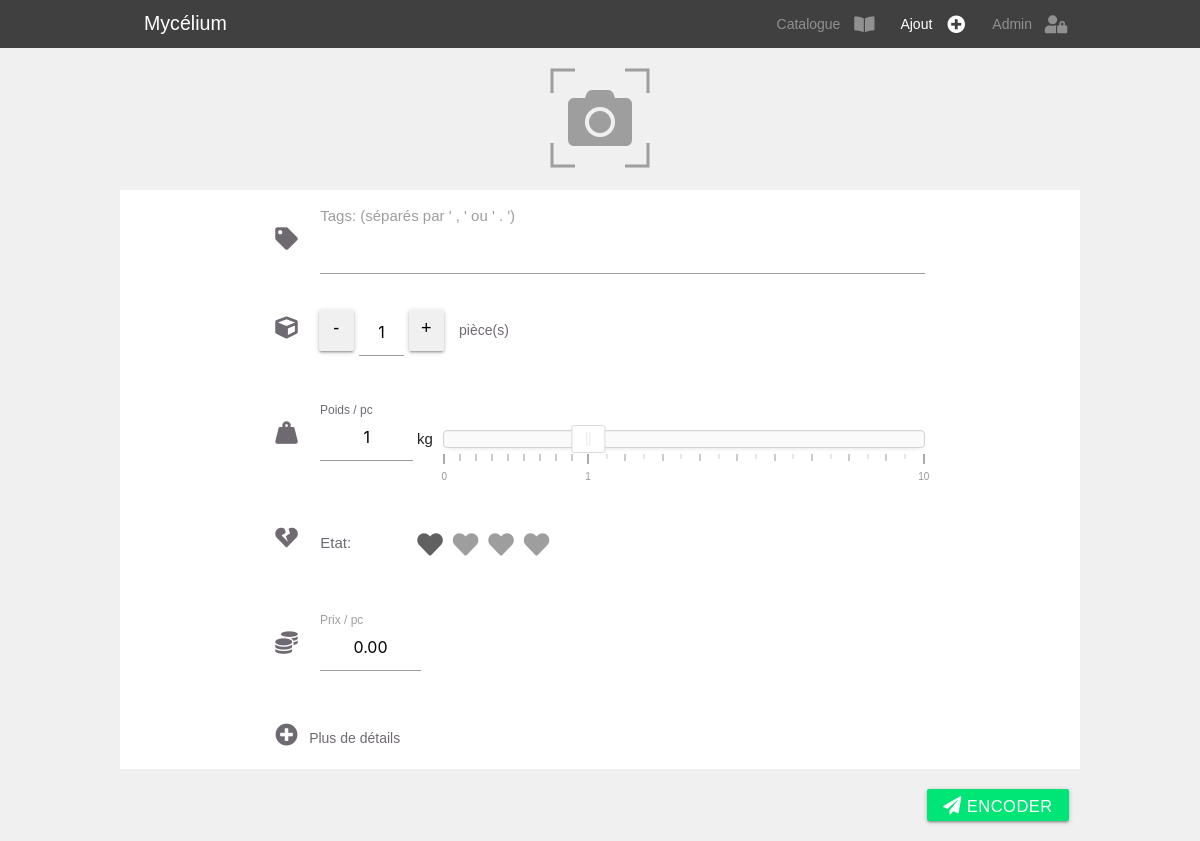
Before: /add_form.php with the older database file.
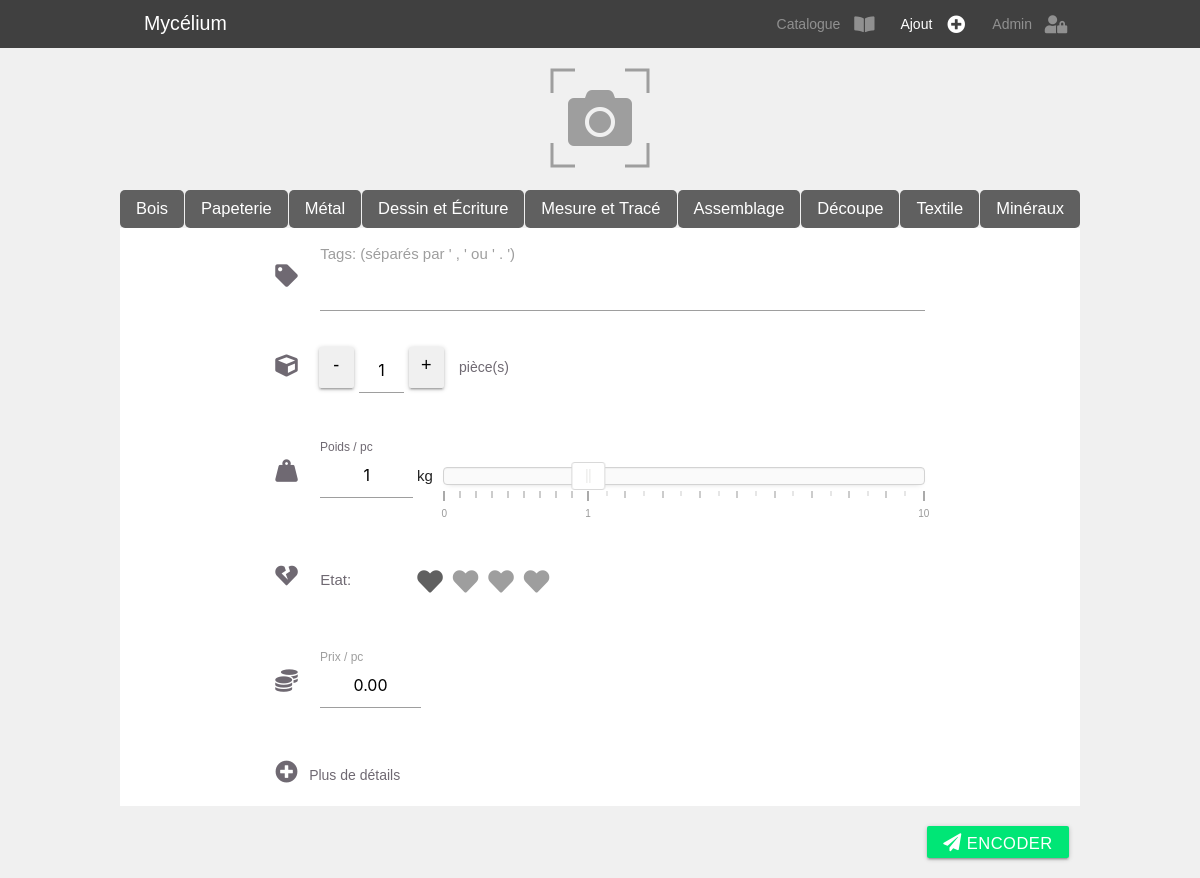
After: the same page with the newer database file.
### tables this page shows
CREATE TABLE IF NOT EXISTS `categorie` (
  `ID` int(11) NOT NULL AUTO_INCREMENT,
  `nom` varchar(255) NOT NULL,
  `score` int(11) NOT NULL,
  PRIMARY KEY (`ID`)
);

### add_form.php (the view, shortened to what the changed rows need)
<!DOCTYPE html>
<html PUBLIC "-//W3C//DTD XHTML 1.0 Strict//EN" "http://www.w3.org/TR/xhtml1/DTD/xhtml1-strict.dtd">
<html xmlns="http://www.w3.org/1999/xhtml" xml:lang="fr" lang="fr">
<head>
  <link rel="stylesheet" href="css/main.css">
  <link rel="stylesheet" href="css/add_form.css">
  <link rel="stylesheet" href="https://use.fontawesome.com/releases/v5.7.0/css/all.css">
  <link rel="stylesheet" href="nouislider/nouislider.min.css">
  <link rel="stylesheet" href="https://indestructibletype.com/fonts/Jost.css" type="text/css" charset="utf-8" />
  <link type="text/css" rel="stylesheet" href="css/materialize.css"  media="screen,projection"/>
  <link type="text/css" rel="stylesheet" href="css/tags-input.css"  media="screen,projection"/>
</head>
<body class="disable-dbl-tap-zoom">
  <?php
    include('connection_db.php')
  ?>
<main class="space-header">
<div class="quasi-fullwidth" style="background-color:white">
<div style="" class="scrolling-wrapper">
  <?php
    $req = $bdd->prepare('  SELECT `nom`, `ID` FROM `categorie` ORDER BY `categorie`.`score` DESC
                        ');
    $req->execute();
      while ($cat = $req->fetch()) {
          echo '<a id=\'dropdown_cat'.$cat['ID'].'\' class=\'dropdown-trigger btn-flat waves-effect white-text btn-cat\' href=\'#'.$cat['ID'].'\'data-target=\'select-'.$cat['ID']."' onclick= \"set_active('.dropdown-trigger', this.id); this.classList.add('active'); set_value('nom_categorie','".$cat['nom']."'); set_value('id_categorie','".$cat['ID']."'); set_value('nom_souscategorie',''); set_value('id_souscategorie','');expand('categorisation','', 'down')\"".'\'>'.$cat['nom'].'</a>';
      }
        ?>
</div>
</div>
</main>
</body>
</html>

Changed rows visible on the page:
added categorie: nom "Bois"
added categorie: nom "Papeterie"
added categorie: nom "Métal"
added categorie: nom "Dessin et Écriture"
added categorie: nom "Mesure et Tracé"
added categorie: nom "Assemblage"
added categorie: nom "Découpe"
added categorie: nom "Textile"
added categorie: nom "Minéraux"
